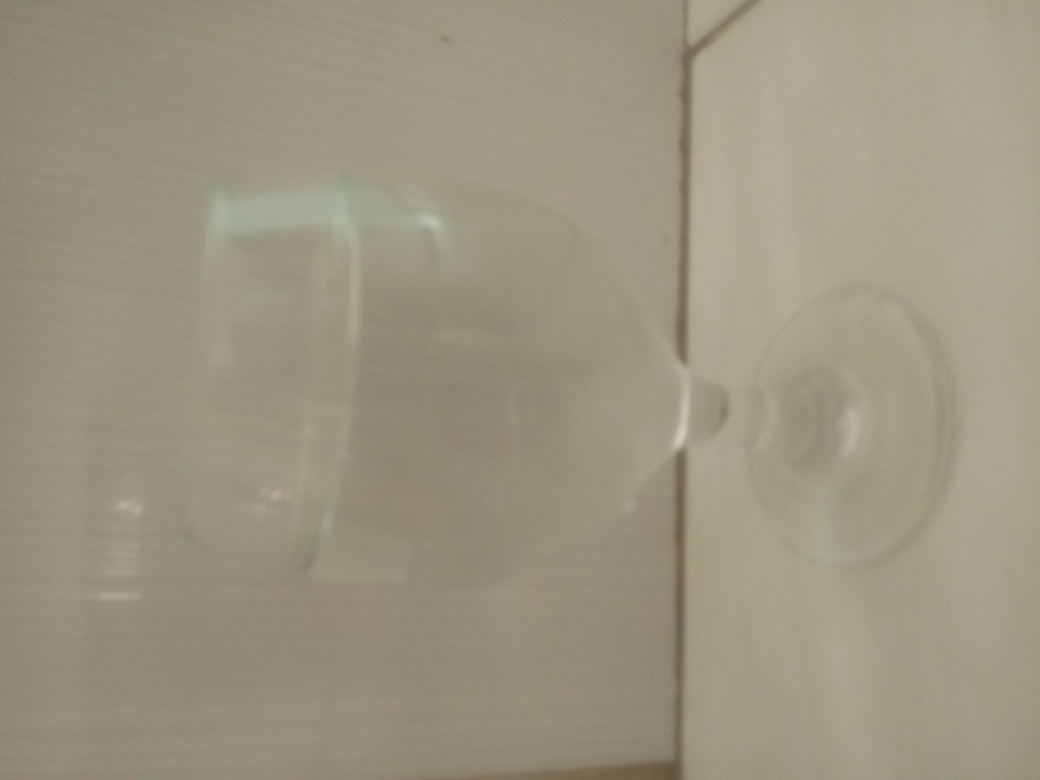
#> input picture ImagemCopos/limpo14.jpg, 4160 x 3120 px (shown at 1/4 size)
$ python evaluate_images.py
#> lines starting #> are read from the running program, lines starting #| are printed output that depends on the picture
### water_classifier/image_training.py
"""Treino experimental a partir das fotos rotuladas e regiões de água."""

import hashlib
import json
from pathlib import Path

import numpy as np
from PIL import Image
from sklearn.base import BaseEstimator, ClassifierMixin
from sklearn.pipeline import Pipeline

from .data import CLASSES
from .features import MeanRedGreen, NormalizeHistograms, extract_histogram, focus_center, select_region


class ColorIntervalClassifier(ClassifierMixin, BaseEstimator):
    """Aprende a faixa de cor das fotos limpas; cores fora dela são sujas."""

    # [36 lines left out: functions fit, predict, image_pipeline, not called in this run]


def load_image_dataset(manifest_path, use_crop=True, include_focus=False):
#> called with manifest_path = 'water_regions.json', use_crop = True, include_focus = True
    manifest_path = Path(manifest_path)
    entries = json.loads(manifest_path.read_text(encoding="utf-8"))
#> (reads water_regions.json from the repository)
    if not isinstance(entries, list) or not entries:
        raise ValueError("O manifesto precisa listar as fotos de treino.")
    features, labels, names = [], [], []
    seen = set()
    digest = hashlib.sha256()
    digest.update(manifest_path.read_bytes())
    for entry in entries:
        if not isinstance(entry, dict) or set(entry) != {"path", "label", "crop"}:
            raise ValueError("Entrada inválida no manifesto de fotos.")
        if entry["label"] not in CLASSES or not isinstance(entry["path"], str):
            raise ValueError("Foto com caminho ou classe inválida.")
        if entry["path"] in seen:
            raise ValueError("A mesma foto aparece mais de uma vez no manifesto.")
        seen.add(entry["path"])
        path = manifest_path.parent / entry["path"]
        if not path.is_file():
            raise ValueError(f"Foto de treino não encontrada: {path}")
        with Image.open(path) as image:
#> image is the input picture: PIL image 4160x3120 RGB; mean R, G, B 156.4, 150, 129.6
            region = select_region(image, entry["crop"] if use_crop else None)
            features.append(extract_histogram(region))
            if include_focus:
                features.append(extract_histogram(focus_center(region)))
        labels.append(entry["label"])
        names.append(entry["path"])
        if include_focus:
            labels.append(entry["label"])
            names.append(entry["path"])
        digest.update(entry["path"].encode("utf-8"))
        digest.update(path.read_bytes())
    if set(labels) != set(CLASSES):
        raise ValueError("O manifesto precisa conter as duas classes.")
    return np.asarray(features), np.asarray(labels), names, digest.hexdigest()

### water_classifier/features.py
"""Mesmo histograma RGB na avaliação, treino e inferência."""

import numpy as np
from PIL import Image, ImageOps
from sklearn.base import BaseEstimator, TransformerMixin
from sklearn.utils.validation import check_is_fitted


class NormalizeHistograms(BaseEstimator, TransformerMixin):
    """Converte contagens por canal em frequências [0, 1]."""

    # [21 lines left out: functions fit, transform, _validate, not called in this run]


class MeanRedGreen(BaseEstimator, TransformerMixin):
    """Diferença entre as médias R e G, em níveis de intensidade (0 a 255)."""

    # [12 lines left out: functions fit, transform, not called in this run]


def select_region(image: Image.Image, crop=None) -> Image.Image:
    """Aplica orientação EXIF e retorna exatamente a região selecionada."""
    image = ImageOps.exif_transpose(image)
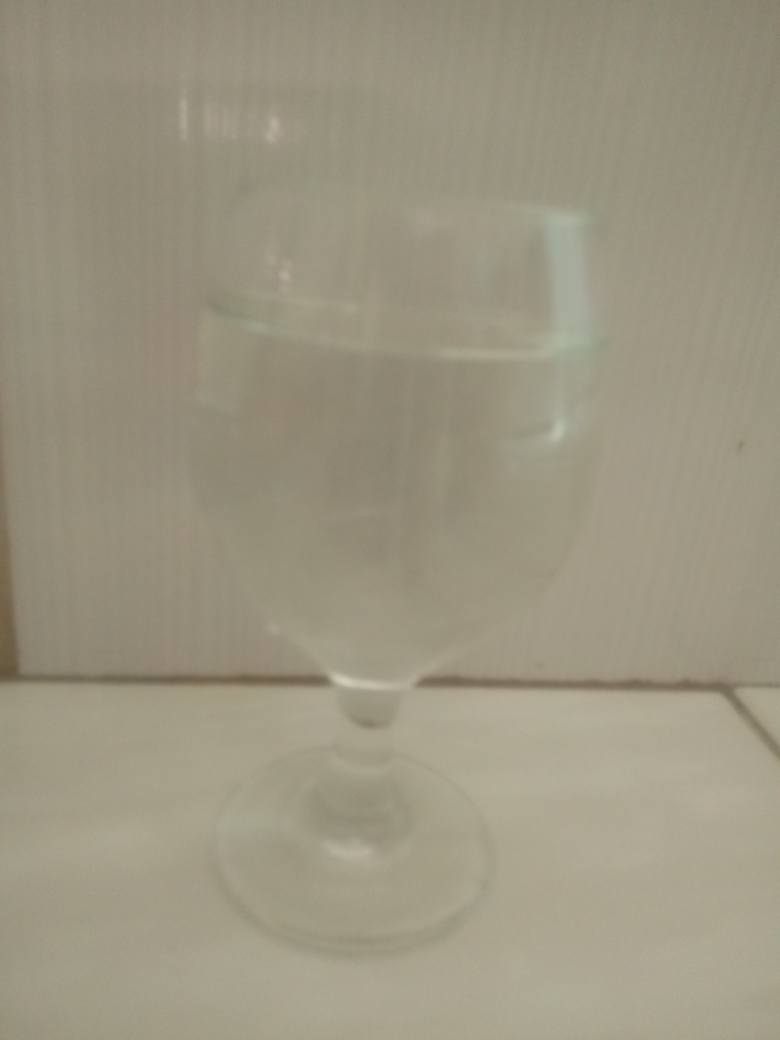
#> image: PIL image 3120x4160 RGB (shown at 1/4 size); mean R, G, B 156.4, 150, 129.6
    if crop is not None:
        if len(crop) != 4 or any(not 0 <= value <= 1 for value in crop):
            raise ValueError("Região selecionada inválida.")
        left, top, right, bottom = crop
        if right <= left or bottom <= top:
            raise ValueError("Região selecionada vazia.")
        box = (round(left * image.width), round(top * image.height),
               round(right * image.width), round(bottom * image.height))
#> box = (1342, 1040, 2215, 2205)
        if box[2] - box[0] < 32 or box[3] - box[1] < 32:
            raise ValueError("Selecione uma área de pelo menos 32 × 32 pixels.")
        image = image.crop(box)
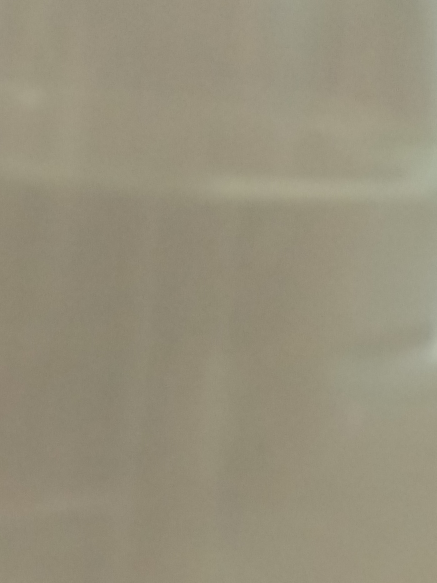
#> image: PIL image 873x1165 RGB (shown at 1/2 size); mean R, G, B 150.7, 144.3, 123.7
    return image


def focus_center(image: Image.Image) -> Image.Image:
    """Usa a metade central da seleção para reduzir bordas e fundo."""
    width, height = image.size
#> width = 873; height = 1165
    return image.crop((round(width * 0.25), round(height * 0.25),
                       round(width * 0.75), round(height * 0.75)))
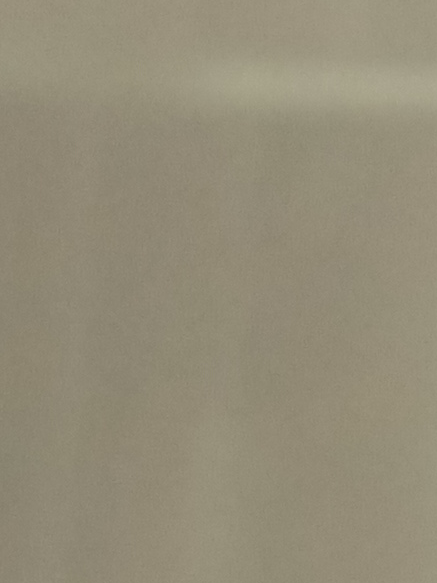
#> returned value: PIL image 437x583 RGB; mean R, G, B 147.7, 140.8, 119.9


def extract_histogram(image: Image.Image, crop=None) -> np.ndarray:
    """Contagens inteiras em r0..255, g0..255, b0..255 da região selecionada."""
    image = select_region(image, crop)
    rgb = image.convert("RGB")
    pixels = np.asarray(rgb, dtype=np.uint8).reshape(-1, 3)
    return np.concatenate([np.bincount(pixels[:, channel], minlength=256) for channel in range(3)]).astype(np.float64)

### evaluate_images.py
"""Validação deixando uma foto inteira fora do treino a cada rodada."""

import argparse
import json
from pathlib import Path

from sklearn.metrics import accuracy_score, balanced_accuracy_score, confusion_matrix

from water_classifier.data import CLASSES
from water_classifier.image_training import image_pipeline, load_image_dataset


def evaluate(manifest_path):
    features, labels, names, source_sha256 = load_image_dataset(manifest_path, include_focus=True)
    predictions = []
    for held_out in range(len(labels) // 2):
        train = [index for index in range(len(labels)) if index // 2 != held_out]
        model = image_pipeline().fit(features[train], labels[train])
        # A interface usa a metade central da seleção; as duas versões da
        # foto deixada de fora ficam fora do ajuste desta rodada.
        predictions.append(model.predict(features[2 * held_out + 1:2 * held_out + 2])[0])
    actual = labels[::2]
    paths = names[::2]
    return {
        "method": "leave-one-image-out",
        "source_sha256": source_sha256,
        "class_order": list(CLASSES),
        "accuracy": float(accuracy_score(actual, predictions)),
        "balanced_accuracy": float(balanced_accuracy_score(actual, predictions)),
        "confusion_matrix": confusion_matrix(actual, predictions, labels=CLASSES).tolist(),
        "photos": [
            {"path": path, "actual": actual, "predicted": predicted}
            for path, actual, predicted in zip(paths, actual, predictions)
        ],
        "limitation": "As duas versões de cada foto são mantidas juntas fora do treino; a característica e as regiões foram escolhidas após inspecionar estas fotos, portanto a avaliação não mede generalização externa.",
    }


def main():
    parser = argparse.ArgumentParser()
    parser.add_argument("--images", default="water_regions.json")
    parser.add_argument("--output", default="reports/image_evaluation.json")
    args = parser.parse_args()
    result = evaluate(args.images)
    path = Path(args.output)
    path.parent.mkdir(parents=True, exist_ok=True)
    path.write_text(json.dumps(result, ensure_ascii=False, indent=2) + "\n", encoding="utf-8")
    print(f"{result['accuracy']:.3f} acurácia em {len(result['photos'])} fotos; relatório em {path}")


if __name__ == "__main__":
#> (the run stopped early here; a loop or call above may not have finished)
